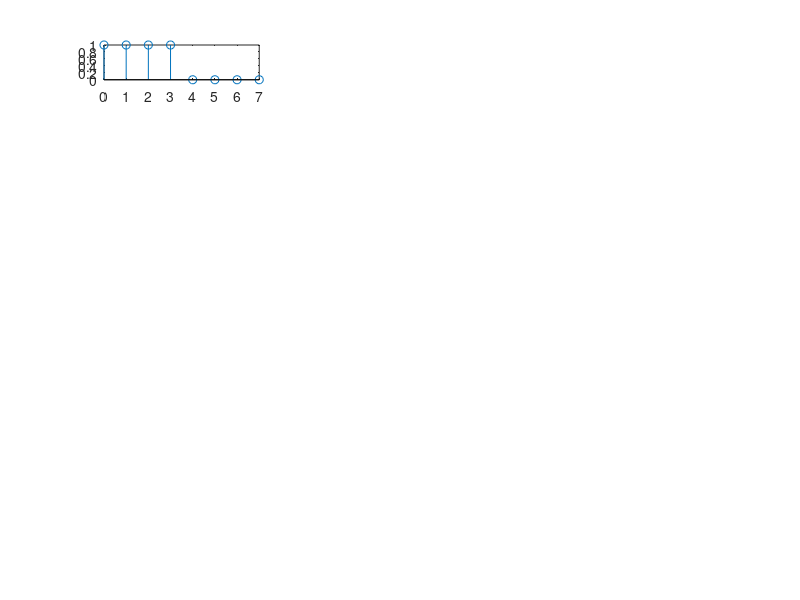

Recreate this plot in MATLAB. (Note: this script raises an error after producing the figure.)
i = 0:7;
X_1n_8=[1 1 1 1 0 0 0 0]
subplot(7,3,1)
stem(i,X_1n_8)
output=ufft(X_1n_8)
output_abs=abs(output)
subplot(7,3,2)
stem(i,output_abs)
output_angle=angle(output)
subplot(7,3,3)
stem(i,output_angle)

i=0:15
X_1n_16=[1 1 1 1 0 0 0 0 0 0 0 0 0 0 0 0]
subplot(7,3,4)
stem(i,X_1n_16)
output=ufft(X_1n_16)
output_abs=abs(output)
subplot(7,3,5)
stem(i,output_abs)
output_angle=angle(output)
subplot(7,3,6)
stem(i,output_angle)


i=0:7
X_4n_8=cos(pi/4*i)
subplot(7,3,7)
stem(i,X_4n_8)
output=ufft(X_4n_8)
output_abs=abs(output)
subplot(7,3,8)
stem(i,output_abs)
output_angle=angle(output)
subplot(7,3,9)
stem(i,output_angle)


i=0:15
X_4n_16=cos(pi/4*i)
subplot(7,3,10)
stem(i,X_4n_16)
output=ufft(X_4n_16)
output_abs=abs(output)
subplot(7,3,11)
stem(i,output_abs)
output_angle=angle(output)
subplot(7,3,12)
stem(i,output_angle)

fs=64
Ts=1/fs
i=0:15
nT=i*Ts
X_6n_16=cos(8*pi*nT)+cos(16*pi*nT)+cos(220*pi*nT)
subplot(7,3,13)
stem(i,X_6n_16)
output=ufft(X_6n_16)
output_abs=abs(output)
subplot(7,3,14)
stem(i,output_abs)
output_angle=angle(output)
subplot(7,3,15)
stem(i,output_angle)


i=0:31
nT=i*Ts
X_6n_32=cos(8*pi*nT)+cos(16*pi*nT)+cos(220*pi*nT)
subplot(7,3,16)
stem(i,X_6n_32)
output=ufft(X_6n_32)
output_abs=abs(output)
subplot(7,3,17)
stem(i,output_abs)
output_angle=angle(output)
subplot(7,3,18)
stem(i,output_angle)



i=0:63
nT=i*Ts
X_6n_64=cos(8*pi*nT)+cos(16*pi*nT)+cos(220*pi*nT)
subplot(7,3,19)
stem(i,X_6n_64)
output=ufft(X_6n_64)
output_abs=abs(output)
subplot(7,3,20)
stem(i,output_abs)
output_angle=angle(output)
subplot(7,3,21)
stem(i,output_angle)




